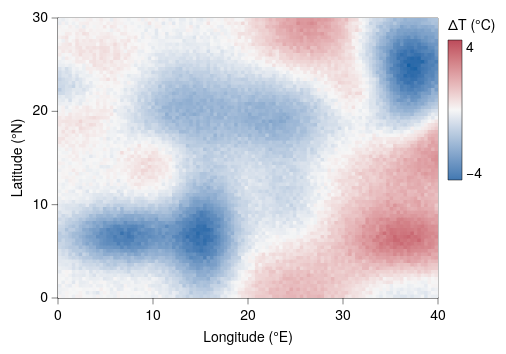

Source (Vega-Lite JSON):
### Vega-Lite specification from a JSON file in a GitHub repository (floating-point values rounded to 4 significant figures; data arrays with more than 128 entries replaced by an {"elided": "..."} marker saying what was removed)
{"background": null, "config": {"arc": {"fill": "#DBDBDB", "fillOpacity": 1.0, "innerRadius": 35.0, "padAngle": 0.03, "stroke": "black", "strokeOpacity": 1, "strokeWidth": 0.25}, "area": {"fill": "#DBDBDB", "fillOpacity": 1.0, "stroke": "black", "strokeOpacity": 1, "strokeWidth": 0.25}, "axis": {"domain": true, "domainCap": "round", "domainColor": "black", "domainWidth": 0.25, "grid": false, "gridCap": "round", "gridColor": "#F1F1F1", "gridDash": [0, 0], "gridOpacity": 1.0, "gridWidth": 0.25, "labelColor": "black", "labelFont": "Helvetica Neue, HelveticaNeue, Helvetica, Arial, sans-serif", "labelFontSize": 7, "labelFontStyle": "normal", "labelFontWeight": 400, "offset": 0, "ticks": true, "tickCap": "round", "tickColor": "black", "tickRound": false, "tickSize": 3, "tickWidth": 0.25, "titleColor": "black", "titleFont": "Helvetica Neue, HelveticaNeue, Helvetica, Arial, sans-serif", "titleFontSize": 7, "titleFontStyle": "normal", "titleFontWeight": 400}, "axisX": {"domain": true, "labelAlign": "center", "labelAngle": 0, "labels": true, "ticks": true, "translate": 0}, "axisY": {"domain": true, "labelAlign": "right", "labelAngle": 0, "labels": true, "ticks": true, "translate": 0}, "axisRight": {"domain": true, "labelAlign": "left", "labelAngle": 0, "labels": true, "ticks": true, "translate": 0}, "axisTop": {"domain": true, "labelAlign": "center", "labelAngle": 0, "labels": true, "ticks": true, "translate": 0}, "axisBand": {"tickOffset": 0}, "bar": {"fill": "#DBDBDB", "fillOpacity": 1.0, "stroke": "black", "strokeOpacity": 1, "strokeWidth": 0.25}, "boxplot": {"size": 12.6, "ticks": {"cornerRadius": 0.25, "fill": "black", "opacity": 1, "size": 6.3, "thickness": 0.25}, "box": {"fillOpacity": 1.0, "stroke": "black", "strokeOpacity": 1, "strokeWidth": 0.25}, "median": {"cornerRadius": 0, "fill": "black", "fillOpacity": 1.0, "opacity": 1, "size": 12.6, "thickness": 0.25}, "rule": {"fill": "black", "fillOpacity": 1.0, "size": 14.0, "stroke": "black", "strokeDash": [0, 0], "strokeOpacity": 1, "strokeWidth": 0.25}, "outliers": {"color": "black", "fill": "black", "fillOpacity": 1.0, "size": 0, "stroke": "black", "strokeOpacity": 1, "strokeWidth": 0.25}}, "circle": {"fill": "black", "fillOpacity": 1.0, "size": 1.75, "stroke": null, "strokeOpacity": 1, "strokeWidth": 0.25}, "errorband": {"band": {"fillOpacity": 0.6, "stroke": null, "strokeWidth": 0.25, "strokeOpacity": 1}, "borders": {"opacity": 0, "strokeOpacity": 0.25, "strokeWidth": 1}}, "errorbar": {"opacity": 1, "rule": {"strokeDash": [0, 0], "strokeWidth": 0.25}, "ticks": {"color": "black", "cornerRadius": 0.125, "opacity": 1, "size": 8.4, "thickness": 0.25}, "thickness": 0.25}, "font": "Helvetica Neue, HelveticaNeue, Helvetica, Arial, sans-serif", "geoshape": {"fill": "#DBDBDB", "fillOpacity": 1.0, "stroke": "black", "strokeOpacity": 1, "strokeWidth": 0.25}, "header": {"labelColor": "black", "labelFont": "Helvetica Neue, HelveticaNeue, Helvetica, Arial, sans-serif", "labelFontSize": 7, "labelFontStyle": "normal", "labelFontWeight": 400, "titleColor": "black", "titleFont": "Helvetica Neue, HelveticaNeue, Helvetica, Arial, sans-serif", "titleFontSize": 7, "titleFontStyle": "normal", "titleFontWeight": 400, "titlePadding": 0}, "legend": {"disable": false, "offset": 4.5, "titlePadding": 4, "labelOffset": 2, "gradientLabelOffset": 2, "gradientLength": 70.0, "gradientThickness": 7.0, "gradientOpacity": 1.0, "gradientStrokeColor": "black", "gradientStrokeWidth": 0.25, "labelColor": "black", "labelFont": "Helvetica Neue, HelveticaNeue, Helvetica, Arial, sans-serif", "labelFontSize": 7, "labelFontStyle": "normal", "labelFontWeight": 400, "strokeColor": "black", "strokeWidth": 0, "symbolSize": 42, "symbolStrokeColor": "black", "symbolStrokeWidth": 0.25, "titleColor": "black", "titleFont": "Helvetica Neue, HelveticaNeue, Helvetica, Arial, sans-serif", "titleFontSize": 7, "titleFontStyle": "normal", "titleFontWeight": 400}, "line": {"color": "black", "stroke": "black", "strokeCap": "butt", "strokeDash": [0, 0], "strokeOpacity": 1, "strokeWidth": 0.5}, "point": {"filled": true, "fill": "#DBDBDB", "fillOpacity": 1.0, "size": 7.0, "stroke": "black", "strokeOpacity": 1, "strokeWidth": 0.25}, "range": {"category": ["#B2B2B2", "#636363", "#4A7CD3", "#008542", "#382864", "#509F98", "#284F93", "#005226", "#A398D6", "#173633"], "diverging": {"scheme": ["#443E60", "#5F597E", "#7C759B", "#9994B6", "#B7B4CC", "#D6D5DC", "#F6F6F6", "#D1DAD9", "#A4C2BF", "#7AA9A4", "#578E89", "#37736E", "#1B5954"]}, "heatmap": {"scheme": ["#32022B", "#43044D", "#4C196E", "#4D338C", "#484DA6", "#3A68BB", "#1D83CA", "#1D9CCB", "#23B5C9", "#28CDC5", "#4DE0B4", "#91EE9F"]}, "ordinal": {"scheme": ["#F1F1F1", "#DBDBDB", "#C6C6C6", "#B2B2B2", "#9D9D9D", "#898989", "#767676", "#636363", "#515151", "#404040", "#2F2F2F", "#1F1F1F"]}, "ramp": {"scheme": ["#32022B", "#43044D", "#4C196E", "#4D338C", "#484DA6", "#3A68BB", "#1D83CA", "#1D9CCB", "#23B5C9", "#28CDC5", "#4DE0B4", "#91EE9F"]}}, "rule": {"color": "black", "stroke": "black", "strokeCap": "round", "strokeDash": [2, 2], "strokeOpacity": 1, "strokeWidth": 0.25}, "scale": {"bandPaddingInner": 0.1, "bandPaddingOuter": 0.1, "round": false}, "rect": {"fill": "#DBDBDB", "fillOpacity": 1.0, "stroke": "black", "strokeOpacity": 1, "strokeWidth": 0.25}, "square": {"fill": "#DBDBDB", "fillOpacity": 1.0, "size": 14.0, "stroke": "black", "strokeOpacity": 1, "strokeWidth": 0.25}, "text": {"color": "black", "font": "Helvetica Neue, HelveticaNeue, Helvetica, Arial, sans-serif", "fontSize": 7, "fontStyle": "normal", "fontWeight": 400}, "tick": {"color": "black", "cornerRadius": 0.125, "opacity": 1.0, "size": 12.6, "thickness": 0.25}, "title": {"anchor": "middle", "frame": "group", "color": "black", "font": "Helvetica Neue, HelveticaNeue, Helvetica, Arial, sans-serif", "fontSize": 7, "fontStyle": "normal", "fontWeight": 400, "subtitleColor": "black", "subtitleFont": "Helvetica Neue, HelveticaNeue, Helvetica, Arial, sans-serif", "subtitleFontSize": "Helvetica Neue, HelveticaNeue, Helvetica, Arial, sans-serif", "subtitleFontStyle": "normal", "subtitleFontWeight": 400}, "trail": {"color": "black", "opacity": 1, "size": 0.5}, "view": {"continuousWidth": 190, "continuousHeight": 140, "discreteWidth": 190, "discreteHeight": 140, "fill": null, "stroke": "black", "strokeWidth": 0.25}}, "data": {"name": "data-3dd7a702cd43fab36ea1c2dfa6191459"}, "mark": {"type": "rect", "clip": true, "stroke": null}, "encoding": {"color": {"field": "anom", "scale": {"domain": [-4, 4], "range": ["#4177B1", "#5F8CBD", "#7DA1C9", "#9BB6D5", "#B9CBE0", "#D7E0EB", "#F6F6F6", "#F0DADA", "#E8BDBF", "#DFA1A5", "#D4858B", "#C96872", "#BC4A5A"]}, "title": "ΔT (°C)", "type": "quantitative"}, "x": {"field": "lon", "scale": {"domain": [0, 40.0], "nice": false}, "title": "Longitude (°E)", "type": "quantitative"}, "x2": {"field": "lon2"}, "y": {"field": "lat", "scale": {"domain": [0, 30.0], "nice": false}, "title": "Latitude (°N)", "type": "quantitative"}, "y2": {"field": "lat2"}}, "$schema": "https://vega.github.io/schema/vega-lite/v6.4.1.json", "datasets": {"data-3dd7a702cd43fab36ea1c2dfa6191459": {"elided": "8800 records"}}}
